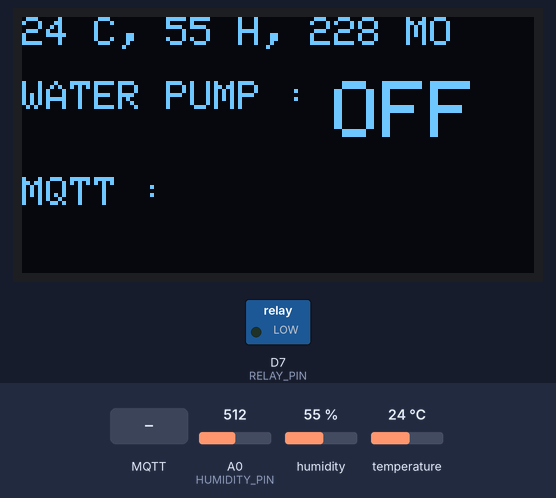
Recording of a sketch running on a simulated ESP8266 (NodeMCU). Parts: 128×64 one-colour display, switched loads named in the sketch (green lamp = pin HIGH). Inputs (shaded band) come from the test bench; at power-on: A0 (HUMIDITY_PIN) = 512, humidity 55 %, temperature 24 °C. WiFi joins after 1.5 s; servers stay silent unless stated; no MQTT or app messages arrive unless stated; what the sketch prints to the serial monitor is not drawn.

Above: at 5.3 s.
5.4 s: MQTT message "water_pump" arrives on the first subscribed topic
At 6.6 s:
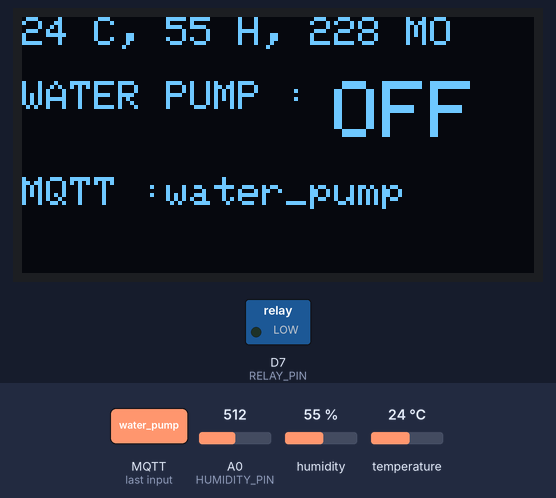
8.4 s: MQTT message "on" arrives on the first subscribed topic
At 9.8 s:
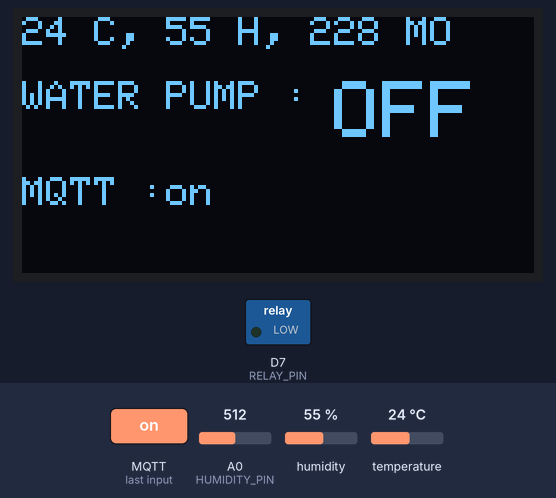
13.6 s: MQTT message "off" arrives on the first subscribed topic
At 14.9 s:
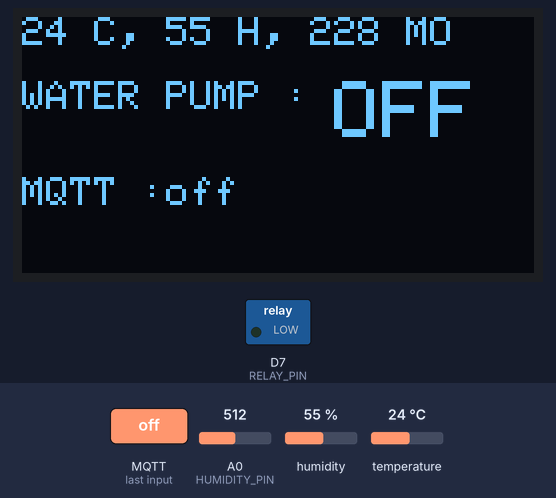
18.9 s: A0 (HUMIDITY_PIN) set to 716
At 20.0 s:
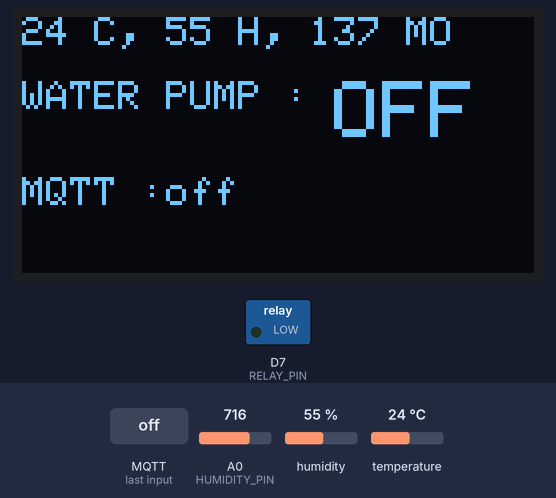
21.0 s: humidity set to 22 %
At 22.4 s:
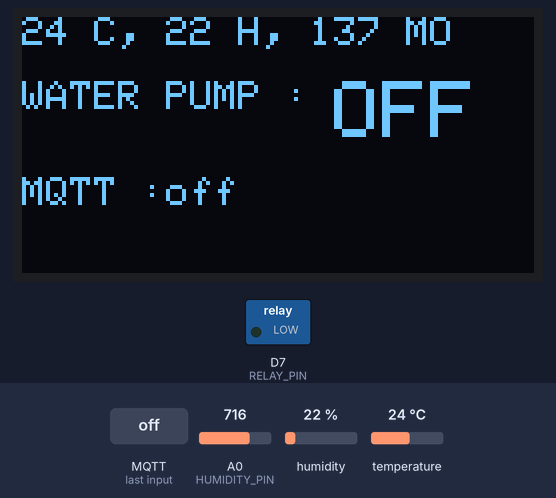
23.1 s: temperature set to 12 °C
At 24.5 s:
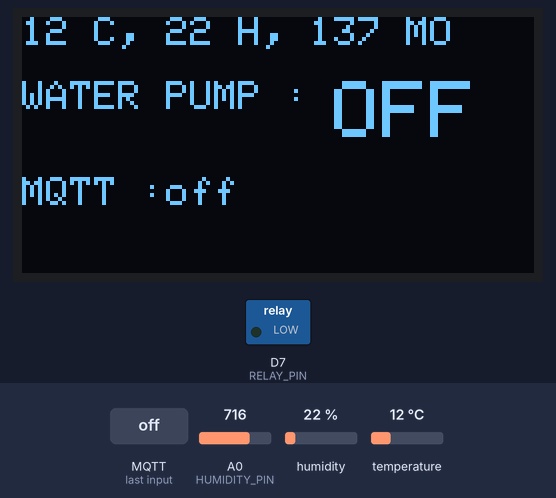
Timing chart, 0 to 26.1 s (numbered marks = the images above; inputs shaded):
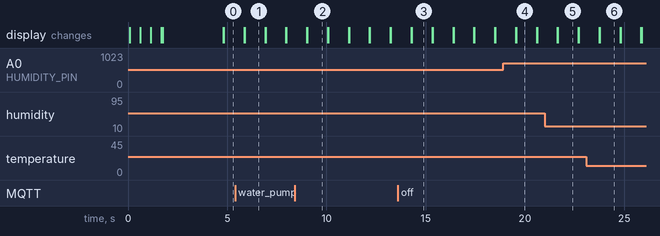

The sketch:

DHT11_WATER_RELAY_OLED.ino
```cpp
#include <SimpleDHT.h>
#include <ESP8266WiFi.h>
#include <PubSubClient.h>
#include <Wire.h>
#include <hd44780.h>
#include <hd44780ioClass/hd44780_I2Cexp.h>
#include <ArduinoJson.h>

#include <Adafruit_GFX.h>           // adafruit의 그래픽 관련 라이브러리
#include <Adafruit_SSD1306.h>        // ssd1306 제어용 라이브러리

#define SCREEN_WIDTH 128              // OLED 디스플레이의 가로 픽셀수
#define SCREEN_HEIGHT 64              // OLED 디스플레이의 세로 픽셀수

#define OLED_RESET     -1             // 리셋핀이 있는 oled의 리셋핀에 연결할 아두이노의 핀 번호, 리셋핀이 없는 모듈은 임의의 숫자를 넣어도 됨.
Adafruit_SSD1306 display(SCREEN_WIDTH, SCREEN_HEIGHT, &Wire, OLED_RESET);    // 디스플레이 객체 생성

// 와이파이 설정
const char* ssid = "enkino_2G";
const char* password = "************";
const char* mqtt_server = "192.168.219.103";
int mqtt_port = 1883;

// for DHT11, 온습도계 설정
//      VCC: 5V or 3V
//      GND: GND
//      DATA: 2

int DHT11_PIN = D4;
SimpleDHT11 dht11(DHT11_PIN);
// hd44780_I2Cexp lcd; // LCD

// 수분감지센서
int HUMIDITY_PIN = A0;

// 릴레이
int RELAY_PIN = D7;
int water_pump = 0;

// MQTT
ESP8266WiFiClass Wifi8266; // 맥 어드레스는 얻기 위함
WiFiClient espClient;
PubSubClient client(espClient);
unsigned long lastMsg = 0;
#define MSG_BUFFER_SIZE	(2000)
char msg[MSG_BUFFER_SIZE];
char receive_msg[MSG_BUFFER_SIZE];
char mac_addr[13]; // 12+1 (NULL)

byte temperature = 0;
byte humidity = 0;
byte humidity2 = 0;

int DELAY_TEMP_HUD = 1500; // 1.5초 지나면 감지
unsigned int temp_hud_millis = 0; // millis()는 unsigned int , 50일 지나면 0으로 오버플로우 됨
int DELAY_HUD2 = 1000; // 1초에 감지
unsigned int temp_hud2_millis = 0; // millis()는 unsigned int , 50일 지나면 0으로 오버플로우 됨

// Create a random client ID
// String clientId = "ESP8266Client-";
String clientId = "water1-";
String clientSubscribeCommandTopic = "cmd/water1-";

void callback(char* topic, byte* payload, unsigned int length) {
  Serial.print("Message arrived [");
  Serial.print(topic);
  Serial.print("] ");
  for (int i = 0; i < length; i++) {
    Serial.print((char)payload[i]);
    receive_msg[i] = (char)payload[i];
  }
  receive_msg[length] = '\0';
  Serial.println();

  // payload:
  // {
  // "uuid" : uuid,
  // "relay_name" : "water_pump",
  // "relay_value": 1
  // }
  // Deserialize the JSON document : Json문서 분석
  DynamicJsonDocument doc(1000);
  DeserializationError error = deserializeJson(doc, receive_msg);

  // Test if parsing succeeds. : 파싱 에러 발생 시 출력
  if (error) {
    Serial.print(F("deserializeJson() failed: "));
    Serial.println(error.c_str());
    return;
  }
  const char* uuid = doc["uuid"];
  const char* relay_name = doc["relay_name"];
  const int relay_value = doc["relay_value"];

  Serial.println(uuid);
  Serial.println(relay_name);
  Serial.println(relay_value);
  Serial.println(strcmp(relay_name,"water_pump"));

  if (strcmp(relay_name,"water_pump")==0) { // 일치하면
    water_pump = relay_value;
    if (water_pump==1)
      digitalWrite(RELAY_PIN, HIGH);
    else if (water_pump==0)
      digitalWrite(RELAY_PIN, LOW);

    // 결과 리턴
  }

}

void reconnect() {
  // Loop until we're reconnected
  while (!client.connected()) {
    Serial.println("Attempting MQTT connection...");
    Serial.println(clientSubscribeCommandTopic);


    // Attempt to connect
    if (client.connect(clientId.c_str())) {
      Serial.println("connected");
      // ... and resubscribe
      client.subscribe(clientSubscribeCommandTopic.c_str());
      // client.publish("response", "");
    } else {
      Serial.print("failed, rc=");
      Serial.print(client.state());
      Serial.println(" try again in 5 seconds");
      // Wait 5 seconds before retrying
      delay(5000);
    }
  }
}

void clear_oled(void) {
  display.clearDisplay();

  display.setTextSize(1);             // Normal 1:1 pixel scale
  display.setTextColor(WHITE);
  display.setCursor(0, 0);  // Draw white text
               // Start at top-left corner
  display.display();
}


void setup() {
  // 0x3C주소로 디스플레이 장치를 초기화
  display.begin(SSD1306_SWITCHCAPVCC, 0x3C);

  // MQTT
  receive_msg[0] = '\0';
  delay(10);
  Serial.begin(115200);

  // OLED 화면 지움
  clear_oled();

  // Connect to WiFi network
  Serial.println();
  Serial.println();
  Serial.print("Connecting to ");
  Serial.println(ssid);


  WiFi.mode(WIFI_STA);
  WiFi.begin(ssid, password);
  display.print("WIFI connecting ");
  display.display();

  while (WiFi.status() != WL_CONNECTED) {
    delay(500);
    Serial.print(".");
    display.print(".");
    display.display();
  }
  Serial.println("");
  clear_oled();

  // Print the IP address
  Serial.print("Local IP : ");
  Serial.println(WiFi.localIP());
  Serial.println("");

  display.print("IP : ");
  display.println(WiFi.localIP());
  display.println("");
  display.display();


  String macID = Wifi8266.macAddress();
  macID.replace(":","");
  macID.toCharArray(mac_addr, 13);
  clientId += String(mac_addr); // MQTT 클라이언트용 고유 id 생성
  clientSubscribeCommandTopic += String(mac_addr); // 커맨드 받는 토픽 주소

  Serial.print("mac : ");
  Serial.println(mac_addr); // E8:DB:84:98:6E:61
  Serial.println("");

  display.println(mac_addr);
  display.display();

  // 릴레이 끄기 - 초기화
  water_pump = 0;
  pinMode(RELAY_PIN, OUTPUT);
  digitalWrite(RELAY_PIN, LOW);

  // MQTT 설정
  client.setServer(mqtt_server, mqtt_port);
  client.setCallback(callback);

  delay(1500);


  // 시간 초기화
  temp_hud_millis = millis();
  temp_hud2_millis = millis();

}

void loop() {
  // MQTT 연결
  if (!client.connected()) {
    reconnect();
  }
  client.loop();

  // 센서 딜레이 시간마다 측정
  if ( millis() - temp_hud_millis > DELAY_TEMP_HUD) {
    byte temperature_temp = 0;
    byte humidity_temp = 0;
    int err = SimpleDHTErrSuccess;
    if ((err = dht11.read(&temperature_temp, &humidity_temp, NULL)) != SimpleDHTErrSuccess) {
      // Serial.print("Read DHT11 failed, err="); Serial.print(SimpleDHTErrCode(err));
      // Serial.print(","); Serial.println(SimpleDHTErrDuration(err));
    } else {
      // 값 업데이트
      temperature = temperature_temp;
      humidity = humidity_temp;
    }
   temp_hud_millis = millis();
  //  Serial.print("온도, 습도 : ");
  //  Serial.print((int)temperature); Serial.print(" *C, ");
  //  Serial.print((int)humidity); Serial.println(" H");
  }

  if ( millis() - temp_hud2_millis > DELAY_HUD2) {
    int humidity_temp = analogRead(HUMIDITY_PIN);
    Serial.println(humidity_temp);
    int humidity2 = map(humidity_temp, 1023,800, 0, 100);
    // Serial.print((int)humidity2); Serial.print(" "); Serial.print((int)humidity_temp); Serial.println(" H2");

    if (temperature ==0 && humidity ==0)
      return; // 초기화 중이므로 데이터 표시 안함.

    // LCD에 내용 표시

    clear_oled();
    display.print((int)temperature);
    display.print(" C, ");
    display.print((int)humidity);
    display.print(" H, ");
    display.print((int)humidity2);
    display.println(" MO");
    display.println("");

    display.print("WATER PUMP : ");
    display.setTextSize(2);
    display.println(water_pump==1 ? "ON " : "OFF");
    display.setTextSize(1);
    display.println("");

    display.print("MQTT :");
    display.println(receive_msg);
    display.display();
    temp_hud2_millis = millis();

    // JSON
    // 직렬화  힙에 저장된 JSON 문서를 직렬화
    DynamicJsonDocument doc2(2000); //<- 예상 보다 조금 더 많게 스택 설정.
    doc2["id"] = clientId;
    doc2["0"] = temperature;
    doc2["1"] = humidity;
    doc2["2"] = humidity2;
    doc2["3"] = water_pump;

    String jsonData="";
    serializeJson(doc2, jsonData); // => {"name":"홍길동"}
    // Serial.println(jsonData);
    // serializeJson(doc2, Serial); // => {"name":"홍길동"} 시리얼에 출력
    serializeJson(doc2, msg, 2000); // => {"name":"홍길동"} 시리얼에 출력
    // 서버로 송신
    client.publish("telemetry", msg);


  }

  // 릴레이 작동 여부

  // if (humidity2==0) {
  //   water_pump = 1;
  //   digitalWrite(RELAY_PIN, HIGH);
  // } else if (humidity2>50){
  //   water_pump = 0;
  //   digitalWrite(RELAY_PIN, LOW);
  // }

  //
  // if (water_pump==0)
  //   display.print("Close");
  // else
  //   display.print("Open");


  // DHT11 sampling rate is 1HZ.
  // delay(2000);


}
```

Measured:
- after the input at 5.4 s, the display: first differs from a run without the input after 0.48 s (image 1)
- after the input at 8.4 s, the display: first differs from a run without the input after 0.63 s (image 2)
- after the input at 13.6 s, the display: first differs from a run without the input after 0.70 s (image 3)
- after the input at 18.9 s, the display: first differs from a run without the input after 0.66 s (image 4)
- after the input at 21.0 s, the display: first differs from a run without the input after 0.66 s (image 5)
- after the input at 23.1 s, the display: first differs from a run without the input after 0.67 s (image 6)
- what the display in image 1 shows lasts 1.0 s, from 5.9 s to 6.9 s
